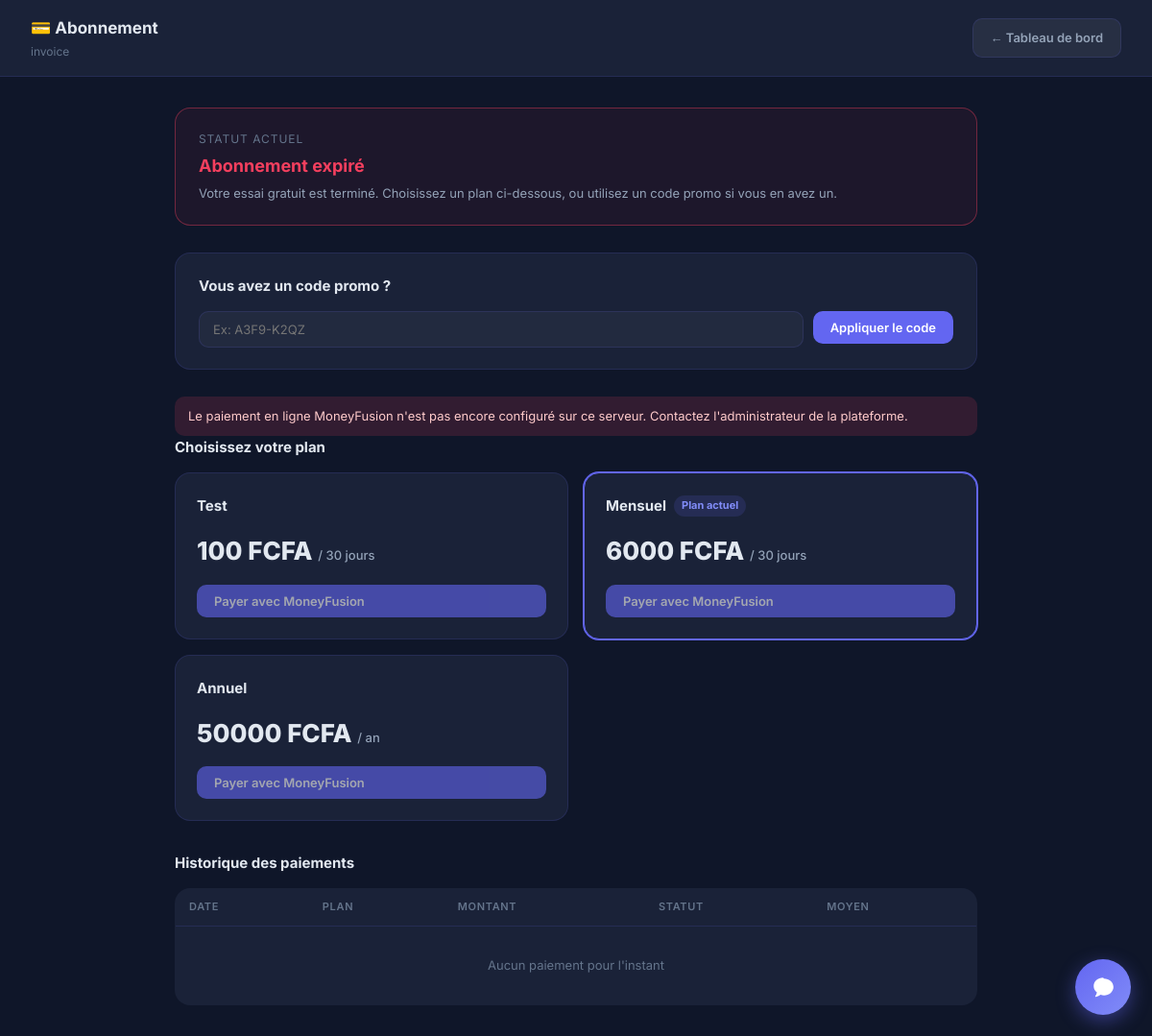
Page /subscription/ (signed in) on the earlier database version.
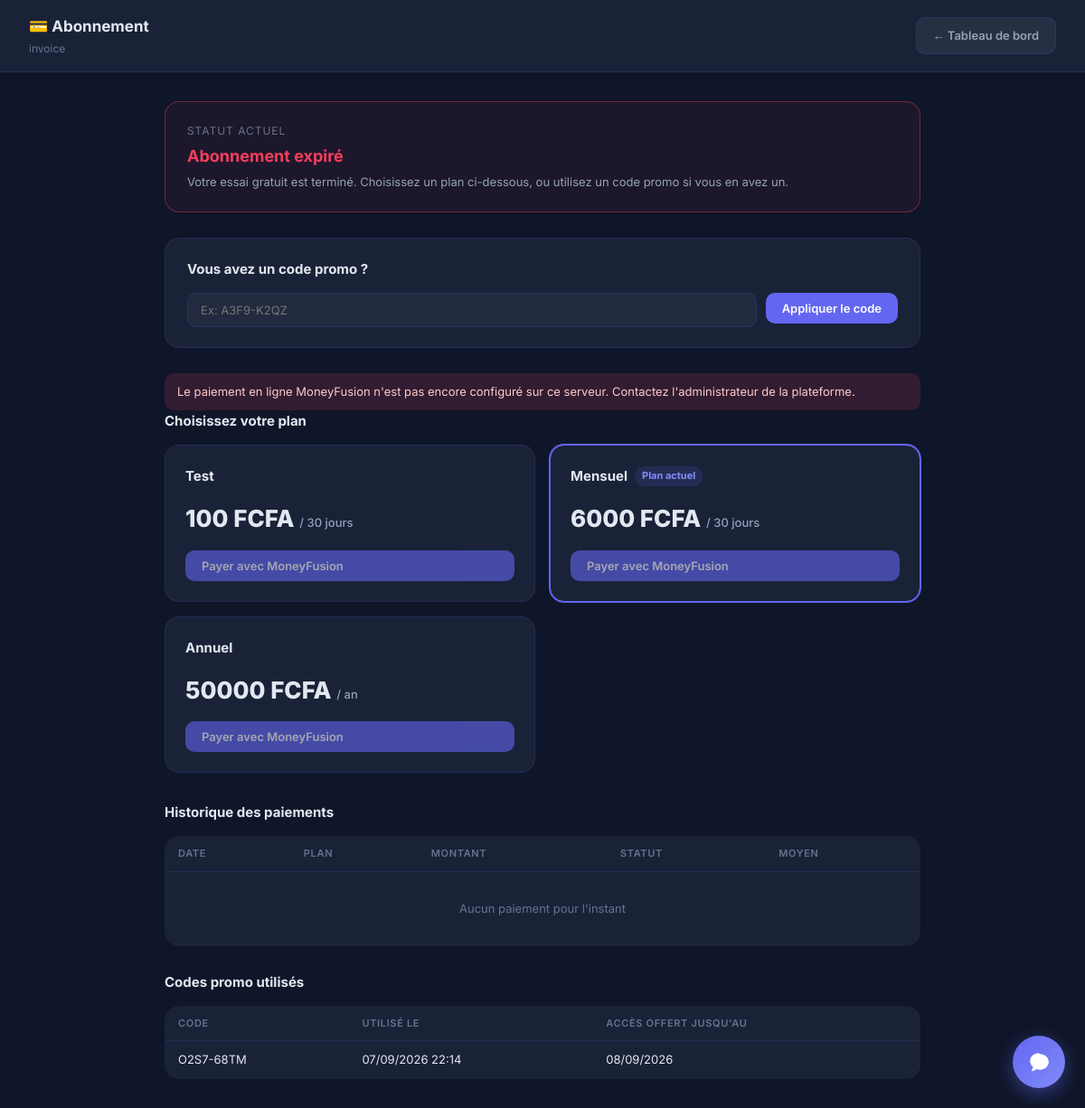
Same page on the later database version.
### InvoiceApp/models.py (models this page shows, shortened)
class PromoCodeRedemption(models.Model):
    promo_code = models.ForeignKey(PromoCode, on_delete=models.CASCADE, related_name='redemptions', verbose_name="Code promo")
    company = models.ForeignKey(User, on_delete=models.CASCADE, related_name='promo_redemptions', verbose_name="Entreprise")
    redeemed_at = models.DateTimeField(auto_now_add=True, verbose_name="Utilisé le")
    expires_at = models.DateTimeField(verbose_name="Accès offert jusqu'au")
    class Meta:
        verbose_name = "Utilisation de code promo"
        verbose_name_plural = "Utilisations de codes promo"
        ordering = ['-redeemed_at']
        constraints = [
            models.UniqueConstraint(fields=['promo_code', 'company'], name='unique_promo_redemption_per_company'),
        ]

class PromoCode(models.Model):
    code = models.CharField(max_length=32, unique=True, default=generate_promo_code, verbose_name="Code")
    duration_days = models.PositiveIntegerField(verbose_name="Durée offerte (jours)")
    note = models.CharField(max_length=255, blank=True, verbose_name="Note / campagne (ex: Lancement bêta)")
    max_redemptions = models.PositiveIntegerField(null=True, blank=True, verbose_name="Nombre d'utilisations max (vide = illimité)")
    is_active = models.BooleanField(default=True, verbose_name="Actif")
    valid_until = models.DateTimeField(null=True, blank=True, verbose_name="Date limite d'utilisation (vide = jamais)")
    created_at = models.DateTimeField(auto_now_add=True, verbose_name="Créé le")
    class Meta:
        verbose_name = "Code promo"
        verbose_name_plural = "Codes promo"
        ordering = ['-created_at']

### InvoiceApp/views/subscription.py (the view)
# urls.py: path('subscription/', invoice_views.subscription_page, name='subscription'),
@require_http_methods(["GET"])
@login_required
def subscription_page(request):
    subscription = getattr(request.user, 'subscription', None)
    recent_payments = SubscriptionPayment.objects.filter(company=request.user)[:10]
    promo_redemptions = PromoCodeRedemption.objects.filter(company=request.user).select_related('promo_code')
    context = {
        'subscription': subscription,
        'plans': [
            {'code': 'test', 'label': 'Test', 'price': SUBSCRIPTION_PLAN_PRICES['test']},
            {'code': 'monthly', 'label': 'Mensuel', 'price': SUBSCRIPTION_PLAN_PRICES['monthly']},
            {'code': 'annual', 'label': 'Annuel', 'price': SUBSCRIPTION_PLAN_PRICES['annual']},
        ],
        'recent_payments': recent_payments,
        'promo_redemptions': promo_redemptions,
        'moneyfusion_configured': _moneyfusion_configured(),
    }
    return render(request, 'subscription.html', context)

### InvoiceApp/context_processors.py (called while the page is built)
def subscription_context(request):
    user = getattr(request, 'user', None)
    if not user or not user.is_authenticated:
        return {}
    subscription = getattr(user, 'subscription', None)
    if subscription is None:
        return {}
    return {
        'subscription': subscription,
        'subscription_status': subscription.status,
        'subscription_blocked': subscription.is_blocked,
        'subscription_days_left': subscription.days_left,
        'subscription_expiry_date': subscription.access_expiry_date,
        'subscription_plan_price': subscription.price,
        'subscription_access_days_remaining': subscription.access_days_remaining,
    }

### InvoiceApp/models.py (called while the page is built)
    @property
    def price(self):
        return SUBSCRIPTION_PLAN_PRICES.get(self.plan, Decimal('0'))

    @property
    def promo_active_until(self):
        latest = self.company.promo_redemptions.order_by('-expires_at').first()
        return latest.expires_at if latest else None

    @property
    def is_blocked(self):
        return self.status == 'expired'

### InvoiceApp/views/subscription.py (called while the page is built)
def _moneyfusion_configured():
    return bool(settings.MONEYFUSION_API_URL)

### InvoiceApp/templates/subscription.html (shortened to what the changed rows need)
<!DOCTYPE html>
{% load static %}
<html lang="fr">
<head>
</head>
<body>
<div class="content">
    {% if subscription %}
        <div class="status-card {{ subscription.status }}">
            <div>
            </div>
        </div>
    {% endif %}
    <div class="form-card">
        <div class="section-title">Vous avez un code promo ?</div>
        <div style="display:flex; gap:10px; flex-wrap:wrap; align-items:flex-start;">
        </div>
    </div>
    {% if not moneyfusion_configured %}
        <div class="message error show">Le paiement en ligne MoneyFusion n'est pas encore configuré sur ce serveur. Contactez l'administrateur de la plateforme.</div>
    {% endif %}
    <div class="section-title">Choisissez votre plan</div>
    <div class="plans-grid">
        {% for plan in plans %}
            <div class="plan-card {% if subscription.plan == plan.code %}current{% endif %}">
                <div class="plan-name">
                    {{ plan.label }}
                    {% if subscription.plan == plan.code %}<span class="plan-badge">Plan actuel</span>{% endif %}
                </div>
                <div class="plan-price">{{ plan.price|floatformat:0 }} FCFA <span>{% if plan.code == 'annual' %}/ an{% else %}/ 30 jours{% endif %}</span></div>
                <button type="button" class="btn btn-primary pay-btn" data-plan="{{ plan.code }}" {% if not moneyfusion_configured %}disabled{% endif %}>
                    Payer avec MoneyFusion
                </button>
            </div>
        {% endfor %}
    </div>
    <div class="section-title">Historique des paiements</div>
    <table class="history-table">
        <thead>
            <tr>
                <th>Date</th>
                <th>Plan</th>
                <th>Montant</th>
                <th>Statut</th>
                <th>Moyen</th>
            </tr>
        </thead>
        <tbody>
        </tbody>
    </table>
    {% if promo_redemptions %}
    <div class="section-title" style="margin-top:28px;">Codes promo utilisés</div>
    <table class="history-table">
        <thead>
            <tr>
                <th>Code</th>
                <th>Utilisé le</th>
                <th>Accès offert jusqu'au</th>
            </tr>
        </thead>
        <tbody>
            {% for redemption in promo_redemptions %}
            <tr>
                <td>{{ redemption.promo_code.code }}</td>
                <td>{{ redemption.redeemed_at|date:"d/m/Y H:i" }}</td>
                <td>{{ redemption.expires_at|date:"d/m/Y" }}</td>
            </tr>
            {% endfor %}
        </tbody>
    </table>
    {% endif %}
</div>
</body>
</html>

Differences in the rows shown:
added PromoCodeRedemption: promo_code.code "O2S7-68TM", redeemed_at "07/09/2026 22:14", expires_at "08/09/2026"
Other differences:
text now shown: "Codes promo utilisés CODE UTILISÉ LE ACCÈS OFFERT JUSQU'AU"
